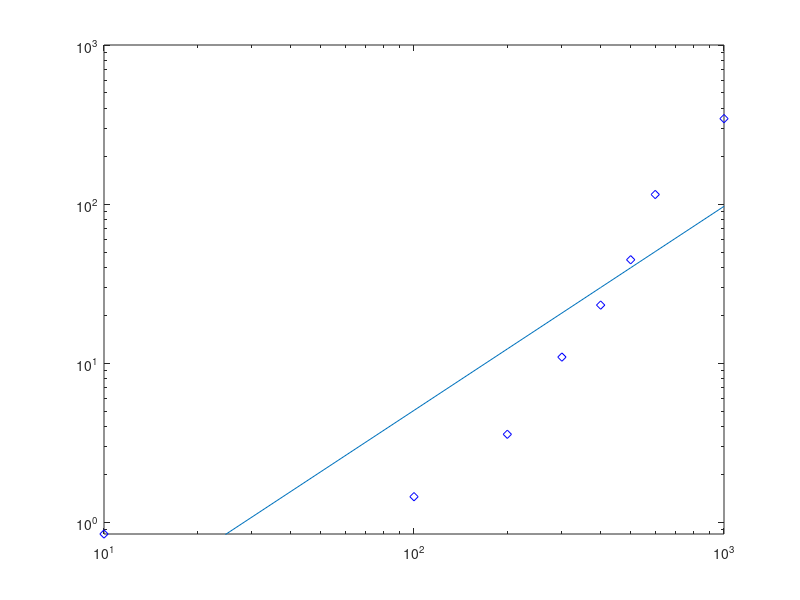

This figure's MATLAB source:
x = [ 10 100 200 300 400 500 600 1000];
 y = [ 0.8447 1.4494 3.5760 10.9288 23.1908 44.6963 114.9254 344.6238];
 loglog(x,y,'bd');
 axis([0 1000 0 1000])
 p = polyfit(log(x),log(y),1)
 z = polyval(p,log(x));
 hold on;loglog(x,exp(z))